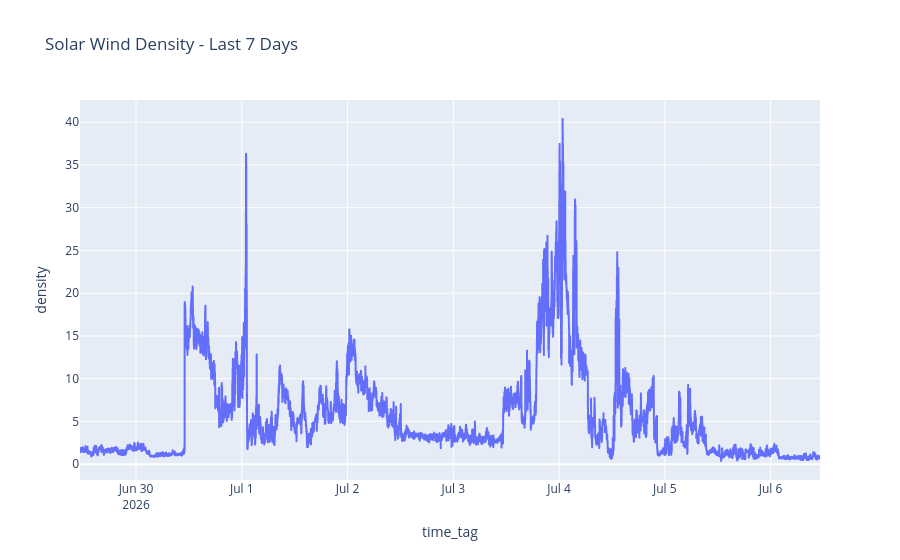

The notebook cell saved with this chart:
### Code cell
fig

### Figure 1 — Plotly figure (JSON) as saved in the notebook; plotly's stock layout.template omitted (floating-point values rounded to 4 significant figures; data arrays with more than 128 entries replaced by an {"elided": "..."} marker saying what was removed)
{"data": [{"hovertemplate": "time_tag=%{x}<br>density=%{y}<extra></extra>", "legendgroup": "", "line": {"color": "#636efa", "dash": "solid"}, "marker": {"symbol": "circle"}, "mode": "lines", "name": "", "showlegend": false, "type": "scattergl", "x": {"elided": "9843 str values"}, "xaxis": "x", "y": {"elided": "9843 float values"}, "yaxis": "y"}], "layout": {"legend": {"tracegroupgap": 0}, "title": {"text": "Solar Wind Density - Last 7 Days"}, "xaxis": {"anchor": "y", "domain": [0, 1], "title": {"text": "time_tag"}}, "yaxis": {"anchor": "x", "domain": [0, 1], "title": {"text": "density"}}}}
